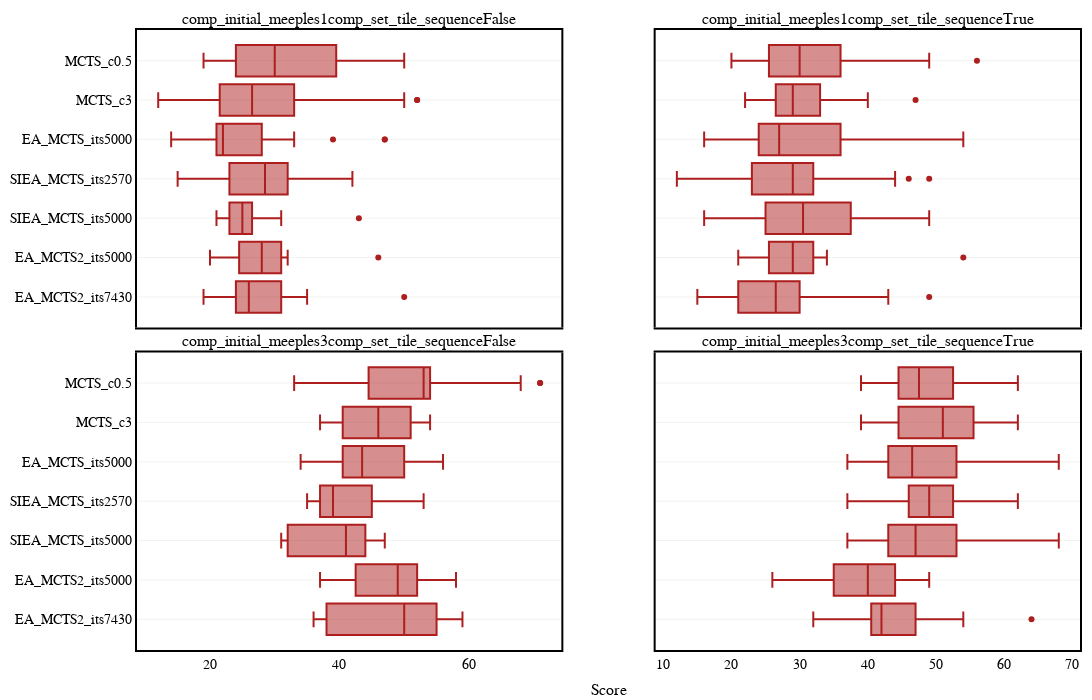

Notebook cell for this chart:
### Code cell
#Plots comparative between agents

#define variables
to_show = "Boxplot" #Average or Boxplot
#plot_separation_column = ["comp_initial_meeples", "comp_set_tile_sequence"]
row_separation_column = "comp_initial_meeples"
column_separation_column = "comp_set_tile_sequence"
box_group_column = "Player_0"#"player_name"
x_column = "Player_0"#"current_iterations"#"pg_game_turn"
y_column = "Score_p1" #avg_leaf_node_depth
#y_column = "avg_leaf_node_depth"

#read data
logs_names = ["logs_by_game.csv"]#, "logs_by_action.csv", "logs_by_iteration.csv"]
logs_list = {logs_name:lm.read_csv(os.path.join(experiment_path, logs_name)) for logs_name in logs_names}
logs_index = 0
logs = logs_list[logs_names[logs_index]]
#filter data
logs = logs[logs["comp_initial_meeples"]!=2]
#if len(plot_separation_column) > 1:
#    logs["plot_separation_column"] = logs[plot_separation_column[0]].astype(str) + " " + logs[plot_separation_column[1]].astype(str)
#    plot_separation_column = "plot_separation_column"

#order dataset
logs["Player_0"] = pd.Categorical(logs["Player_0"], data_order)
logs = logs.sort_values("Player_0")

#print(logs_list[logs_names[logs_index]].head())
#Calculate uniques
#plot_identifiers = logs[plot_separation_column].unique()
row_identifiers = logs[row_separation_column].unique()
column_identifiers = logs[column_separation_column].unique()
box_group_identifiers = logs[box_group_column].unique()
colors = eu.generate_color_palette(len(box_group_identifiers))
#colors = ["#5B8C5A","#56638A", "#EC7316"]
print("row_identifiers", row_identifiers)
print("column_identifiers", column_identifiers)
print("box_group_identifiers", box_group_identifiers)

#Create figure
fig = make_subplots(rows=len(row_identifiers)
                        ,cols=len(column_identifiers)
                        ,shared_xaxes=True
                        ,shared_yaxes=True
                        ,vertical_spacing=0.04
                        ,row_heights=[1/len(row_identifiers) for _ in range(len(row_identifiers))]
                        ,subplot_titles = [row_separation_column + str(r) + column_separation_column + str(c) for r in row_identifiers for c in column_identifiers]
                        #, specs=[[{"secondary_y": True}] for _ in range(n_plots+1)]
                        ,x_title="Score"
                        #,y_title='Score'
                        #,print_grid=True
                        )

for row, row_identifier in enumerate(row_identifiers):
    for col, column_identifier in enumerate(column_identifiers):
    #for group_id, box_group_identifier in enumerate(box_group_identifiers):
        data = logs[logs[row_separation_column] == row_identifier]
        data = data[data[column_separation_column] == column_identifier]
        if to_show == "Average":
            x = list(data[x_column].unique())
            y1 = []
            y1_lower = []
            y1_upper = []
            for x_unique in x:
                temp_data = data[data[x_column] == x_unique]
                values = temp_data[y_column]
                current_mean = st.mean(values)
                y1.append(current_mean)
                std = st.stdev(values)
                #y_lower.append()
                y1_lower.append(current_mean - std / math.sqrt(len(values)))
                y1_upper.append(current_mean + std / math.sqrt(len(values)))
                #print(y1_lower[-1], y1[-1], y1_upper[-1])

            #Prepare data for plot
            x_rev = x[::-1]
            y1_lower = y1_lower[::-1]

            #Plot
            shadow_color = eu.color_rgb_to_hex(eu.brighten_color(eu.color_hex_to_rgb(colors[group_id]), 0.3))
            fig.add_trace(go.Scatter(
                    x=x+x_rev
                    ,y=y1_upper+y1_lower
                    ,fill='toself'
                    ,fillcolor=colors[group_id]
                    ,line_color=colors[group_id]
                    ,showlegend=False
                    ,opacity = 0.5
                    #,marker={"color":colors[group_id]}
                    )
                ,row=plot_identifier
                ,col=1)
            
            fig.add_trace(go.Scatter(
                    x=x
                    ,y=y1
                    ,line_color=colors[group_id]
                    ,name=str(box_group_identifier)
                    ,showlegend=row==0
                    ,legendgroup=str(box_group_identifier)
                    )
                ,row=plot_identifier
                ,col=1)
            
        elif to_show == "Boxplot":
            fig.add_trace(go.Box(x=data[y_column]
                                ,y=data[x_column]
                                ,orientation='h'
                                #,name=str(box_group_identifier)
                                , width=0.8
                                ,showlegend=False
                                #,legendgroup=str(box_group_identifier)
                                , marker={"color":colors[0]}
                                )
                            ,row=row+1
                            ,col=col+1)

fig.update_layout(margin=dict(l=70, r=10, t=30, b=50)
                        ,width=1200
                        ,height=700
                        ,plot_bgcolor='rgba(0,0,0,0)'
                        #,plot_bgcolor="lightgray"
                        #,boxmode='group'
                        ,font = dict(family = "Arial", size = 14, color = "black")
                        ,legend=dict(
                            title = "Scores by MCTS variant"
                            ,orientation="h"
                            ,yanchor="top"
                            ,y=-0.075
                            #,xanchor="center"
                            #,x=0.4
                            ,bgcolor="white"#"lightgray"#"rgba(200, 255, 255, 0.8)"
                            ,font = dict(family = "Arial", size = 14, color = "black")
                            ,bordercolor="Black"
                            ,borderwidth=2
                            ,itemsizing='trace'
                            ,itemwidth = 30
                            ) 
                        )
if to_show == "Average":
    fig.update_traces(mode='lines')
elif to_show == "Boxplot":
    fig.update_layout(boxmode='group')
fig.update_xaxes(showline=True
                        , linewidth=2
                        , linecolor='black'
                        , mirror=True
                        )

fig.update_yaxes(showline=True
                    ,mirror=True
                    , linewidth=2
                    , linecolor='black'
                    #, nticks=5
                    #,tickmode = 'linear'
                    #,tick0 = 0
                    , gridcolor="#5B8C5A"
                    , gridwidth=0.1
                    #, dtick=5000
                    ,showgrid=True
                    )
fig.show()

### Figure 1 — Plotly figure (JSON) as saved in the notebook; plotly's stock layout.template omitted (floating-point values rounded to 4 significant figures; data arrays with more than 128 entries replaced by an {"elided": "..."} marker saying what was removed)
{"data": [{"marker": {"color": "#ad1e1e"}, "orientation": "h", "showlegend": false, "type": "box", "width": 0.8, "x": {"elided": "160 int values"}, "xaxis": "x", "y": {"elided": "160 str values"}, "yaxis": "y"}, {"marker": {"color": "#ad1e1e"}, "orientation": "h", "showlegend": false, "type": "box", "width": 0.8, "x": {"elided": "160 int values"}, "xaxis": "x2", "y": {"elided": "160 str values"}, "yaxis": "y2"}, {"marker": {"color": "#ad1e1e"}, "orientation": "h", "showlegend": false, "type": "box", "width": 0.8, "x": {"elided": "160 int values"}, "xaxis": "x3", "y": {"elided": "160 str values"}, "yaxis": "y3"}, {"marker": {"color": "#ad1e1e"}, "orientation": "h", "showlegend": false, "type": "box", "width": 0.8, "x": {"elided": "160 int values"}, "xaxis": "x4", "y": {"elided": "160 str values"}, "yaxis": "y4"}], "layout": {"annotations": [{"font": {"size": 16}, "showarrow": false, "text": "comp_initial_meeples1comp_set_tile_sequenceFalse", "x": 0.225, "xanchor": "center", "xref": "paper", "y": 1, "yanchor": "bottom", "yref": "paper"}, {"font": {"size": 16}, "showarrow": false, "text": "comp_initial_meeples1comp_set_tile_sequenceTrue", "x": 0.775, "xanchor": "center", "xref": "paper", "y": 1, "yanchor": "bottom", "yref": "paper"}, {"font": {"size": 16}, "showarrow": false, "text": "comp_initial_meeples3comp_set_tile_sequenceFalse", "x": 0.225, "xanchor": "center", "xref": "paper", "y": 0.48, "yanchor": "bottom", "yref": "paper"}, {"font": {"size": 16}, "showarrow": false, "text": "comp_initial_meeples3comp_set_tile_sequenceTrue", "x": 0.775, "xanchor": "center", "xref": "paper", "y": 0.48, "yanchor": "bottom", "yref": "paper"}, {"font": {"size": 16}, "showarrow": false, "text": "Score", "x": 0.5, "xanchor": "center", "xref": "paper", "y": 0, "yanchor": "top", "yref": "paper", "yshift": -30}], "boxmode": "group", "font": {"color": "black", "family": "Arial", "size": 14}, "height": 700, "legend": {"bgcolor": "white", "bordercolor": "Black", "borderwidth": 2, "font": {"color": "black", "family": "Arial", "size": 14}, "itemsizing": "trace", "itemwidth": 30, "orientation": "h", "title": {"text": "Scores by MCTS variant"}, "y": -0.075, "yanchor": "top"}, "margin": {"b": 50, "l": 70, "r": 10, "t": 30}, "plot_bgcolor": "rgba(0,0,0,0)", "width": 1200, "xaxis": {"anchor": "y", "domain": [0, 0.45], "linecolor": "black", "linewidth": 2, "matches": "x3", "mirror": true, "showline": true, "showticklabels": false}, "xaxis2": {"anchor": "y2", "domain": [0.55, 1], "linecolor": "black", "linewidth": 2, "matches": "x4", "mirror": true, "showline": true, "showticklabels": false}, "xaxis3": {"anchor": "y3", "domain": [0, 0.45], "linecolor": "black", "linewidth": 2, "mirror": true, "showline": true}, "xaxis4": {"anchor": "y4", "domain": [0.55, 1], "linecolor": "black", "linewidth": 2, "mirror": true, "showline": true}, "yaxis": {"anchor": "x", "domain": [0.52, 1], "gridcolor": "#5B8C5A", "gridwidth": 0.1, "linecolor": "black", "linewidth": 2, "mirror": true, "showgrid": true, "showline": true}, "yaxis2": {"anchor": "x2", "domain": [0.52, 1], "gridcolor": "#5B8C5A", "gridwidth": 0.1, "linecolor": "black", "linewidth": 2, "matches": "y", "mirror": true, "showgrid": true, "showline": true, "showticklabels": false}, "yaxis3": {"anchor": "x3", "domain": [0, 0.48], "gridcolor": "#5B8C5A", "gridwidth": 0.1, "linecolor": "black", "linewidth": 2, "mirror": true, "showgrid": true, "showline": true}, "yaxis4": {"anchor": "x4", "domain": [0, 0.48], "gridcolor": "#5B8C5A", "gridwidth": 0.1, "linecolor": "black", "linewidth": 2, "matches": "y3", "mirror": true, "showgrid": true, "showline": true, "showticklabels": false}}}
